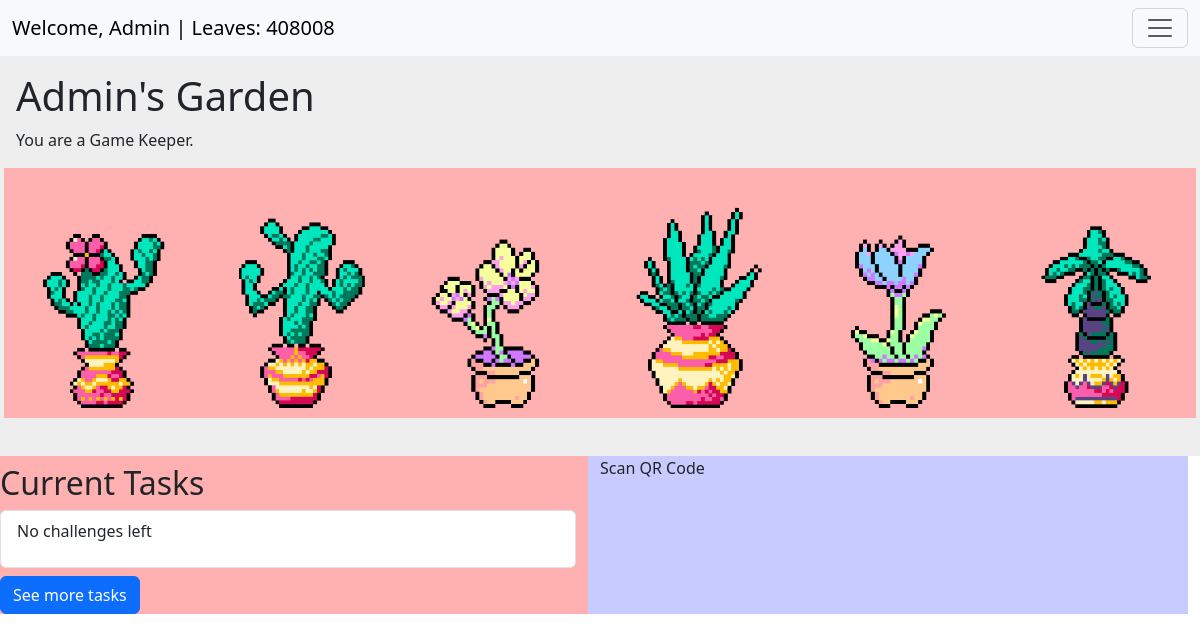
The page / (signed in) on the database its author committed.
### user_management/models.py (models this page shows, shortened)
class CustomUser(AbstractUser):
    email = models.EmailField(null=True, blank=True) # TODO: Allows no email, potentially remove in sprint 2
    friends = models.ManyToManyField("self", symmetrical=True, blank=True)
    owned_plants = models.ManyToManyField("garden.Plant", related_name="owners")
    objects = CustomUserManager()

class UserStats(models.Model):
    user = models.OneToOneField(CustomUser, on_delete=models.CASCADE, related_name="stats")
    leaves = models.IntegerField(default=0)
    points = models.IntegerField(default=0)
    class Meta:
        verbose_name = "User Stats"
        verbose_name_plural = "User Stats"

### garden/models.py (models this page shows, shortened)
class Plant(models.Model):
    name = models.CharField(max_length=100)
    price = models.IntegerField()
    image = models.ImageField(upload_to="plant_images/")
    fact = models.TextField()
    onMarket = models.BooleanField(default=True) # Boolean field to check if the plant is on market

### main/views.py (the view)
# urls.py: path("", views.home, name="home"),  # Home page
@login_required(login_url="/auth/login")
def home(request):
    if not request.user.is_authenticated:
        return render(request, "home.html", {"plant_slots": None})  # Prevents error for anonymous users
    try:
        userGarden = UserGarden.objects.get(user=request.user)
        plant_slots = [getattr(userGarden, f"plant{slot}Id", None) for slot in range(1, 7)]
    except UserGarden.DoesNotExist:
        plant_slots = []
    user_challenge = ChallengeParticipants.objects.filter(username=request.user,status="incomplete")
    challenge_in_progress = [
        {
            "title": challenge_participant.challengeId.title,
            "desc": challenge_participant.challengeId.desc,
            "rewardValue": challenge_participant.challengeId.rewardValue,
            "progress": challenge_participant.progress,
            "noOfTasks":challenge_participant.challengeId.noOfTasks,
            "qrvalue":challenge_participant.challengeId.qrvalue,
            "id": challenge_participant.challengeId.challengeId,
        }
        for challenge_participant in user_challenge
    ]
    return render(request, "home.html", {"plant_slots": plant_slots, "challenge_list":challenge_in_progress})

### main/templatetags/auth_extras.py (called while the page is built)
@register.filter(name='has_group')
def has_group(user, group_name):
    try:
        group =  Group.objects.get(name=group_name)
    except Group.DoesNotExist:
        return False
    return group in user.groups.all()

### main/templates/home.html (shortened to what this page needs)
{% extends 'base.html' %}
{% load auth_extras %}
{% load static %}
{% block content %}
<div class="w-100 p-3 h-50" style="background-color: #eee;">
    {% if user.is_authenticated %}
            {% if user.username|last != "s" %}
                <h1>{{ user.username }}'s Garden</h1>
            {% else %}
                <h1>{{ user.username }}' Garden</h1>
            {% endif %}
        {% else %}
            <h1>Guest's Garden!</h1>
        {% endif %}
    {% if request.user|has_group:"Game Keepers" %}
        <p>You are a Game Keeper.</p>
    {% else %}
        <p>You are a User.</p>
    {% endif %}
        <div class="row h-50">
            {% for plant in plant_slots %}
                <div class="col-2" style="background-color: rgb(255, 176, 176); padding: 10px;">
                    {% if plant and plant.image %}
                        <img class="image img-fluid" width="100%" src="{{ plant.image.url }}" alt="{{ plant.name }}">
                    {% else %}
                        <img class="image img-fluid" width="100%" src="{% static 'placeholder.jpg' %}" alt="empty_slot">
                    {% endif %}
                </div>
            {% empty %}
                <p>you have not created a garden yet go to the garden page </p>
            {% endfor %}
        </div>
</div>
<div class="row col-12">
    <div class="col-md-6" style="background-color: rgb(255, 176, 176);">
        <h2 class="mt-2">Current Tasks</h2>
        <ul class="list-group">
            <li class="list-group-item">
                {% for item in challenge_list %}
                    {% if forloop.counter <= 4 %}
                        <div>
                            {{ item.title }} - {{ item.desc }} - {{ item.progress }}/{{ item.noOfTasks }} , {{ item.rewardValue }} points
                                {%if item.qrvalue != '' %}
                                   QR needed
                                {% endif %}
                                <button class="remove-button btn btn-primary mt-1" qr="{{item.qrvalue}}" progress="{{item.progress}}" data-tasks="{{item.noOfTasks}}" data-id="{{item.id}}" data-points="{{item.rewardValue}}">complete</button>
                        </div>
                    {% endif %}
                    {% empty %}
                        <p>No challenges left</p>
                {% endfor %}
            </li>
        </ul>
        <button class="btn btn-primary mt-2" onclick="window.location.href='allchallenges'">See more tasks</button>
    </div>
    <div class="col-md-6" style="background-color: rgb(200, 203, 255);">
        <h>Scan QR Code</h1>
    </div>
</div>
{% endblock %}

### main/templates/base.html (shortened to what this page needs)
<html lang="en">
<head>
    <link href="https://cdn.jsdelivr.net/npm/bootstrap@5.3.3/dist/css/bootstrap.min.css" rel="stylesheet">
</head>
<body>
<nav class="navbar navbar-light bg-light">
    <div class="container-fluid">
        <a class="navbar-brand me-auto" href="#">
            {% if user.is_authenticated %}
                Welcome, {{ user.username }} | Leaves: {{ user.stats.leaves }}
            {% else %}
                Guest
            {% endif %}
        </a>
        <button class="navbar-toggler" type="button" data-bs-toggle="collapse" data-bs-target="#navbarSupportedContent"
            aria-controls="navbarSupportedContent" aria-expanded="false" aria-label="Toggle navigation">
            <span class="navbar-toggler-icon"></span>
        </button>
    </div>
</nav>
{% block content %}
{% endblock %}
</body>
</html>

### rows shown on the page
CustomUser: username "Admin", stats.leaves "408008"
Plant: image (picture)
Plant: image (picture)
Plant: image (picture)
Plant: image (picture)
Plant: image (picture)
Plant: image (picture)
